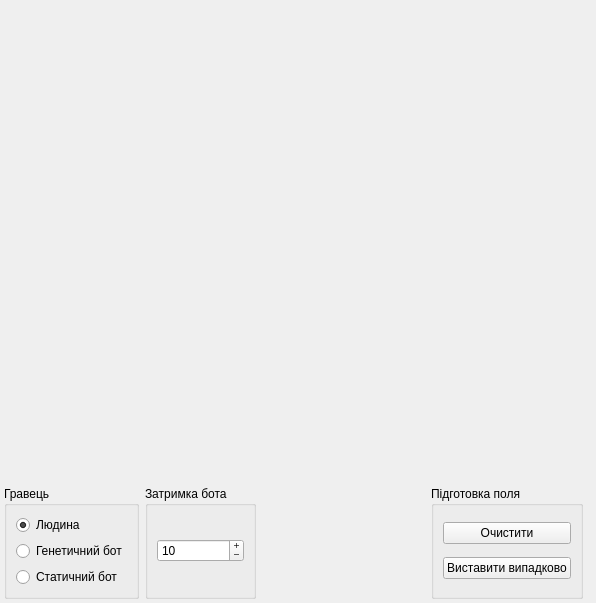
<?xml version="1.0" encoding="UTF-8"?>
<ui version="4.0">
 <class>FieldGUI</class>
 <widget class="QWidget" name="FieldGUI">
  <property name="geometry">
   <rect>
    <x>0</x>
    <y>0</y>
    <width>596</width>
    <height>603</height>
   </rect>
  </property>
  <property name="windowTitle">
   <string>Form</string>
  </property>
  <layout class="QVBoxLayout" name="verticalLayout">
   <property name="leftMargin">
    <number>4</number>
   </property>
   <property name="topMargin">
    <number>4</number>
   </property>
   <property name="rightMargin">
    <number>4</number>
   </property>
   <property name="bottomMargin">
    <number>4</number>
   </property>
   <item>
    <widget class="QWidget" name="gui_field" native="true">
     <layout class="QGridLayout" name="gridLayout_2">
      <property name="leftMargin">
       <number>0</number>
      </property>
      <property name="topMargin">
       <number>0</number>
      </property>
      <property name="rightMargin">
       <number>0</number>
      </property>
      <property name="bottomMargin">
       <number>0</number>
      </property>
      <property name="spacing">
       <number>0</number>
      </property>
      <item row="0" column="0">
       <widget class="QWidget" name="widget" native="true">
        <property name="styleSheet">
         <string notr="true">border-image: url(:/Graph/Ships/Empty.png) 0 0 0 0 stretch stretch;</string>
        </property>
       </widget>
      </item>
     </layout>
    </widget>
   </item>
   <item>
    <widget class="QWidget" name="widget_2" native="true">
     <property name="sizePolicy">
      <sizepolicy hsizetype="Preferred" vsizetype="Maximum">
       <horstretch>0</horstretch>
       <verstretch>0</verstretch>
      </sizepolicy>
     </property>
     <layout class="QHBoxLayout" name="horizontalLayout">
      <property name="leftMargin">
       <number>0</number>
      </property>
      <property name="topMargin">
       <number>0</number>
      </property>
      <property name="bottomMargin">
       <number>0</number>
      </property>
      <item>
       <widget class="QGroupBox" name="groupBox">
        <property name="sizePolicy">
         <sizepolicy hsizetype="Minimum" vsizetype="Preferred">
          <horstretch>0</horstretch>
          <verstretch>0</verstretch>
         </sizepolicy>
        </property>
        <property name="title">
         <string>Гравець</string>
        </property>
        <layout class="QVBoxLayout" name="verticalLayout_2">
         <item>
          <widget class="QRadioButton" name="radioHuman">
           <property name="text">
            <string>Людина</string>
           </property>
           <property name="checked">
            <bool>true</bool>
           </property>
          </widget>
         </item>
         <item>
          <widget class="QRadioButton" name="radioGeneticBot">
           <property name="text">
            <string>Генетичний бот</string>
           </property>
          </widget>
         </item>
         <item>
          <widget class="QRadioButton" name="radioStatcBot">
           <property name="text">
            <string>Статичний бот</string>
           </property>
          </widget>
         </item>
        </layout>
       </widget>
      </item>
      <item>
       <widget class="QGroupBox" name="groupBox_2">
        <property name="title">
         <string>Затримка бота</string>
        </property>
        <property name="alignment">
         <set>Qt::AlignLeading|Qt::AlignLeft|Qt::AlignTop</set>
        </property>
        <property name="flat">
         <bool>false</bool>
        </property>
        <layout class="QVBoxLayout" name="verticalLayout_4">
         <item>
          <widget class="QSpinBox" name="botDelay">
           <property name="wrapping">
            <bool>false</bool>
           </property>
           <property name="alignment">
            <set>Qt::AlignLeading|Qt::AlignLeft|Qt::AlignVCenter</set>
           </property>
           <property name="buttonSymbols">
            <enum>QAbstractSpinBox::PlusMinus</enum>
           </property>
           <property name="accelerated">
            <bool>false</bool>
           </property>
           <property name="correctionMode">
            <enum>QAbstractSpinBox::CorrectToNearestValue</enum>
           </property>
           <property name="showGroupSeparator" stdset="0">
            <bool>false</bool>
           </property>
           <property name="suffix">
            <string/>
           </property>
           <property name="minimum">
            <number>1</number>
           </property>
           <property name="maximum">
            <number>10000</number>
           </property>
           <property name="value">
            <number>10</number>
           </property>
           <property name="displayIntegerBase">
            <number>10</number>
           </property>
          </widget>
         </item>
        </layout>
       </widget>
      </item>
      <item>
       <spacer name="horizontalSpacer">
        <property name="orientation">
         <enum>Qt::Horizontal</enum>
        </property>
        <property name="sizeHint" stdset="0">
         <size>
          <width>40</width>
          <height>20</height>
         </size>
        </property>
       </spacer>
      </item>
      <item>
       <widget class="QGroupBox" name="preparing">
        <property name="enabled">
         <bool>true</bool>
        </property>
        <property name="title">
         <string>Підготовка поля</string>
        </property>
        <property name="alignment">
         <set>Qt::AlignLeading|Qt::AlignLeft|Qt::AlignTop</set>
        </property>
        <property name="flat">
         <bool>false</bool>
        </property>
        <layout class="QVBoxLayout" name="verticalLayout_3">
         <item>
          <widget class="QPushButton" name="btnClear">
           <property name="text">
            <string>Очистити</string>
           </property>
          </widget>
         </item>
         <item>
          <widget class="QPushButton" name="btnRandomShips">
           <property name="text">
            <string>Виставити випадково</string>
           </property>
          </widget>
         </item>
        </layout>
       </widget>
      </item>
     </layout>
    </widget>
   </item>
  </layout>
 </widget>
 <resources/>
 <connections/>
</ui>
